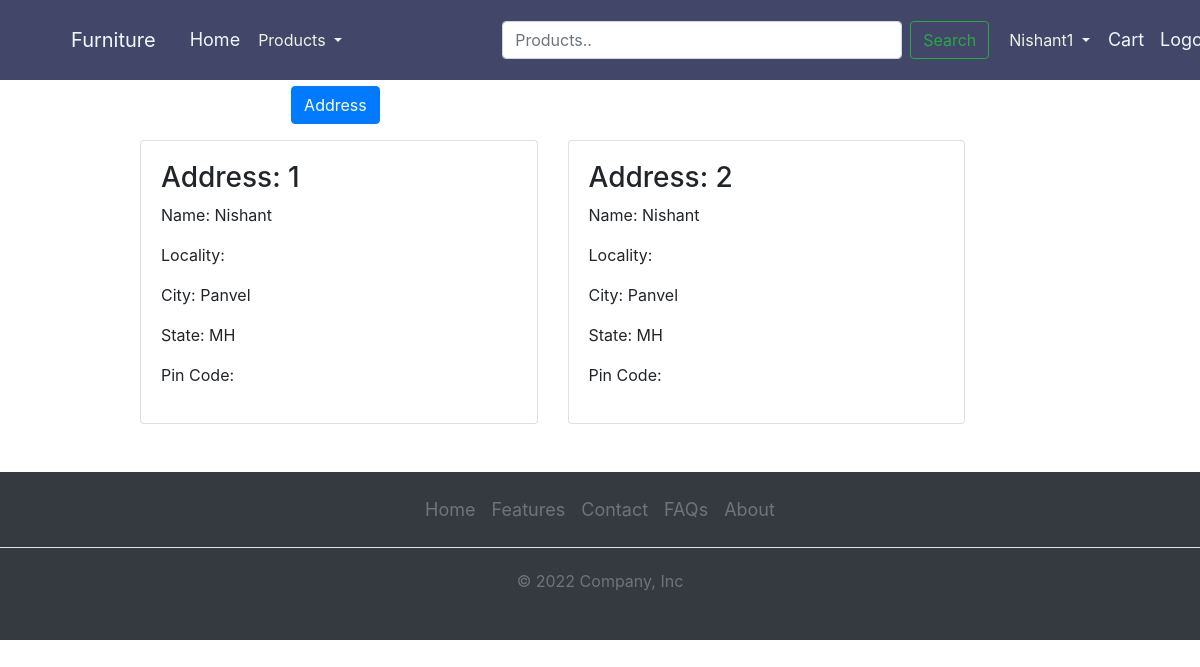
/address/ (signed in), run on the app's committed database.
### core/models.py (models this page shows, shortened)
class Customer(models.Model):
    STATE_CHOICES = [
        ('AP', 'Andhra Pradesh'),
        ('AR', 'Arunachal Pradesh'),
        ('AS', 'Assam'),
        ('BR', 'Bihar'),
        ('CT', 'Chhattisgarh'),
        ('GA', 'Goa'),
        ('GJ', 'Gujarat'),
        ('HR', 'Haryana'),
        ('HP', 'Himachal Pradesh'),
        ('JH', 'Jharkhand'),
        ('KA', 'Karnataka'),
        ('KL', 'Kerala'),
        ('MP', 'Madhya Pradesh'),
        ('MH', 'Maharashtra'),
        ('MN', 'Manipur'),
        ('ML', 'Meghalaya'),
        ('MZ', 'Mizoram'),
        ('NL', 'Nagaland'),
        ('OR', 'Odisha'),
        ('PB', 'Punjab'),
        ('RJ', 'Rajasthan'),
        ('SK', 'Sikkim'),
    ]
    user = models.ForeignKey(User, on_delete=models.CASCADE)  # we have created Many-to-one relationship i.e multiple order can be done by one user
    name = models.CharField(max_length=100)
    address = models.CharField(max_length=100)
    city = models.CharField(max_length=100)
    state = models.CharField(max_length=2, choices=STATE_CHOICES)
    pincode = models.IntegerField(
    default= 0,
    blank= True,
    null= True
    )

### core/views.py (the view)
# urls.py: path('address/', views.address, name='address'),
def address(request):
 add = Customer.objects.filter(user=request.user)
 return render(request, 'core/address.html', {'add':add, 'active':'btn-primary',})

### core/templates/core/address.html
{% extends "core/base.html" %}
{% block home %}
<div class="container my-5">
    <div class="row">
    <h3>Welcome <span class="text-capitalize">{{request.user}}</span></h3>
     <div class="col-sm-2 border-end">
      <ul class="list-unstyled">
       <li class="d-grid"><a href="{% url 'profile' %}" class="btn">Profile</a></li>
       <li class="d-grid"><a href="{% url 'address' %}" class="btn {{active}}">Address</a></li>
      </ul>
     </div>
     <div class="col-sm-9 offset-sm-1">
      <div class="row">
       {% for ad in add %}
        <div class="col-sm-6">
        <div class="card">
         <div class="card-body">
          <h3>Address: {{ forloop.counter }}</h3>
          <p>Name: {{ad.name}}</p>
          <p>Locality: {{ad.locality}}</p>
          <p>City: {{ad.city}}</p>
          <p>State: {{ad.state}}</p>
          <p>Pin Code: {{ad.zipcode}}</p>
         </div>
        </div>
       </div>
       {% endfor %}
      </div>
     </div>
    </div>
   </div>
{% endblock home %}

### core/templates/core/navbar.html (shortened to what this page needs)
<!DOCTYPE html>
{% load static%}
<html lang="en">
<head>
    <link rel="stylesheet" href="{% static 'core/css/bootstrap.min.css' %}">
    <link rel="stylesheet" href="{% static 'core/css/style.css' %}">
    <link rel="stylesheet" href="{% static 'core/css/fontawesome.css' %}">
</head>
<body>
    <nav class="navbar navbar-expand-lg bg-body-tertiary fixed-top" style="background-color: #424769;  ">
        <div class="container-fluid">
          <a class="navbar-brand" href="#" style="margin-left: 40px;">Furniture</a>
          <ul class="navbar-nav ml-auto mb-2 mb-lg-0" style="padding: 10px; margin-right:40px">
            <li class="nav-item">
              <a class="nav-link active" aria-current="page" href="{% url "home" %}">Home</a>
            </li>
            <li class="nav-item">
                <div class="dropdown">
                  <button class="btn btn-link dropdown-toggle product_btn" type="button" id="dropdownMenu2" data-toggle="dropdown" aria-haspopup="true" aria-expanded="false">
                    Products
                  </button>
                </div>
              </li>
            </ul>
          <div class="collapse navbar-collapse" id="navbarSupportedContent">
            <form class="d-flex" role="search" style="margin-left: 100px;">
                <input class="form-control me-2" type="search" placeholder="Products.." aria-label="Search" style="width:400px  ">
                <button class="btn btn-outline-success" type="submit" style="margin-left:8px">Search</button>
              </form>
            <ul class="navbar-nav ml-auto mb-2 mb-lg-0" style="padding: 10px; margin-right:40px">
              <li class="nav-item">
                {% if request.user.is_authenticated %}
                <div class="dropdown">
                  <button class="btn btn-link dropdown-toggle product_btn" type="button" id="dropdownMenu2" data-toggle="dropdown" aria-haspopup="true" aria-expanded="false">
                    {{user.username| capfirst}}
                  </button>
                </div>
                <li class="nav-item">
                  <a class="nav-link" href="{% url "viewcart" %}">Cart</a>
                </li>
                <li class="nav-item">
                  <a class="nav-link" href="{% url "logout" %}">Logout</a>
                </li>
              {% endif %}
            </ul>
          </div>
        </div>
      </nav>
</body>
</html>

### core/static/core/css/style.css (style rules this page uses)
.nav-item { font-size: 18px; }
.nav-item a { color: aliceblue; }
.navbar-brand { color: aliceblue; }
.product_btn { color: #EBF3E8; border: none; padding: 10px; text-decoration: none; }

### data on the page
Customer: name "Nishant", city "Panvel", state "MH"
Customer: name "Nishant", city "Panvel", state "MH"

### other printed values
{{ user.username| capfirst }} "Nishant1"
